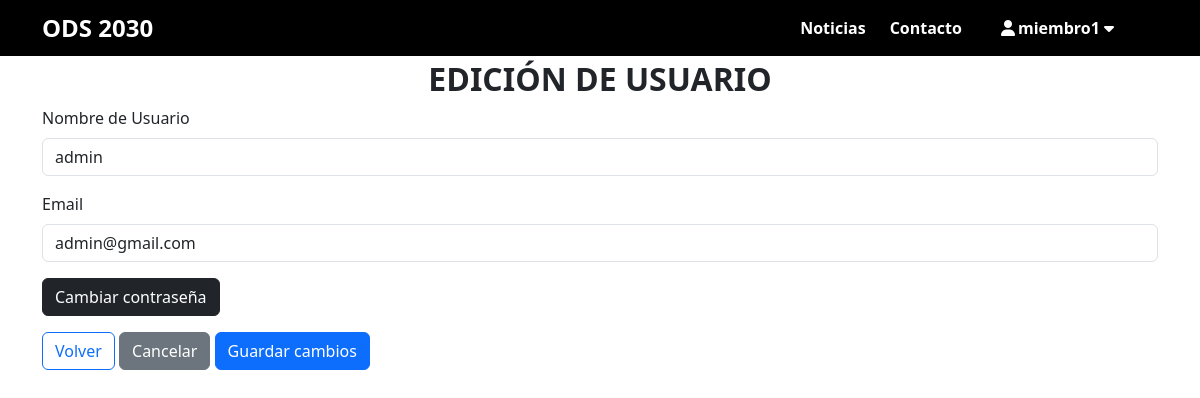
The app's page /usuarios/modificar/1 (signed in) with its own data.
### apps/usuarios/models.py (models this page shows, shortened)
class Usuario(AbstractUser):
    pass

### apps/usuarios/views.py (the view, shortened to what this page needs)
# urls.py: path('modificar/<int:pk>',views.modificarUsuario,name="modificarUsuario"),
@login_required
def modificarUsuario(request, pk):
    usuario = get_object_or_404(Usuario, pk=pk)
    context = {'usuario': usuario, 'es_colaborador': usuario.groups.filter(name='colaborador').exists()}
    return render(request, 'usuarios/modificar.html', context)

### templates/usuarios/modificar.html (shortened to what this page needs)
{%extends 'baseLogin.html' %}
{% load static %}
{% block contenido %}
<head>
  <link href="{% static 'bootstrap/css/bootstrap.min.css' %}" rel="stylesheet">
</head>
<div class="margen" style="margin-top: 60px;">
  <div class="container">
    <div class="text-center">
      <h2><b>EDICIÓN DE USUARIO</b></h2>
    </div>
    <form method="post" id="formulario">
      <div class="mb-3">
        <label for="username" class="form-label">Nombre de Usuario</label>
        <input type="text" class="form-control" id="username" name="username" value="{{ usuario.username }}" required>
      </div>
      <div class="mb-3">
        <label for="email" class="form-label">Email</label>
        <input type="email" class="form-control" id="email" name="email" value="{{ usuario.email }}" required>
      </div>
      {%if user.is_staff%}
          <div class="mb-3">
          <label class="form-check-label">¿Es Colaborador?</label>
          <div class="form-check">
              <input type="checkbox" class="form-check-input" id="es_colaborador" name="es_colaborador" {% if usuario.es_colaborador %}checked{% endif %}>
          </div>
          </div>
      {%else%}
          <div class="mb-3">
              <a href="{% url 'usuarios:password_change' %}" class="btn btn-dark submit-btn">Cambiar contraseña</a>
          </div>
      {% endif %}
      <div class="mb-3">
        {%if user.is_staff%}
          <a href="{% url 'usuarios:listarUsuarios' %}" class="btn btn-outline-primary">Volver</a>
        {%else%}
          <a href="{% url 'home' %}" class="btn btn-outline-primary">Volver</a>
        {%endif%}
        <button type="button" class="btn btn-secondary" onclick="cancelarEdicion()" formnovalidate>Cancelar</button>
        <input type="button" value="Guardar cambios" class="btn btn-primary" onclick="confirmarGuardarCambios()">
      </div>
    </form>
  </div>
</div>
{% endblock contenido%}

### templates/baseLogin.html (shortened to what this page needs)
{% load static %}
<!DOCTYPE html>
<html lang="es-ar">
<head>
    <link rel="stylesheet" href="{% static 'css/home.css' %}">
    <link href="{% static 'bootstrap/css/bootstrap.min.css' %}" rel="stylesheet">
</head>
<body>
    <header>
        <div class="container">
            <a  class="logo" href="{%url 'home'%}">ODS 2030</a>
            <nav>
                <a href="{%url 'noticias:listarNoticias'%}">Noticias</a>
                <a href="{%url 'contacto' %}">Contacto</a>
                {% if user.is_authenticated%}
                    <div class="menu2" data-dropdown>
                        <a class="usuarioBoton" data-dropdown-button><i class="fas fa-user fa-fw"></i>{{user.username}} <i class="fas fa-caret-down"></i></a>
                    </div>
                {% endif %}
            </nav>
        </div>
   </header>
   <div style="margin-bottom: 2rem;">
    {% block contenido %}
    {% endblock contenido%}
   </div>
</body>
</html>

### static/css/home.css (style rules this page uses)
* { box-sizing: border-box; }
html { scroll-behavior: smooth; }
body { font-family: 'Roboto', sans-serif; margin: 0; }
h2 { font-size: 2.7em; }
.container { max-width: 1400px; margin: auto; }
header { background-color: black; z-index: 1000; color: white; padding: 10px; top: 0; }
header .container { display: flex; flex-direction: column; justify-content: space-between; align-items: center; }
header .logo { margin: 0; padding: 0; font-weight: bold; color: white; font-size: 1.5em; }
header nav { display: flex; text-align: center; padding-bottom: 20px; }
header a { padding: 5px 12px; text-decoration: none; font-weight: bold; color: white; }
@media (min-width: 720px) { header { position: fixed; width: 100%; } }
@media (min-width: 720px) { header .container { flex-direction: row; justify-content: space-between; } }
@media (min-width: 720px) { header nav { flex-direction: row; padding-bottom: 0; padding-right: 20px; } }
.menu2 { position: relative; padding: 5px 12px; text-decoration: none; font-weight: bold; color: white; cursor: pointer; }

### records on screen
Usuario: username "miembro1"
Usuario: username "admin", email "admin@gmail.com"
